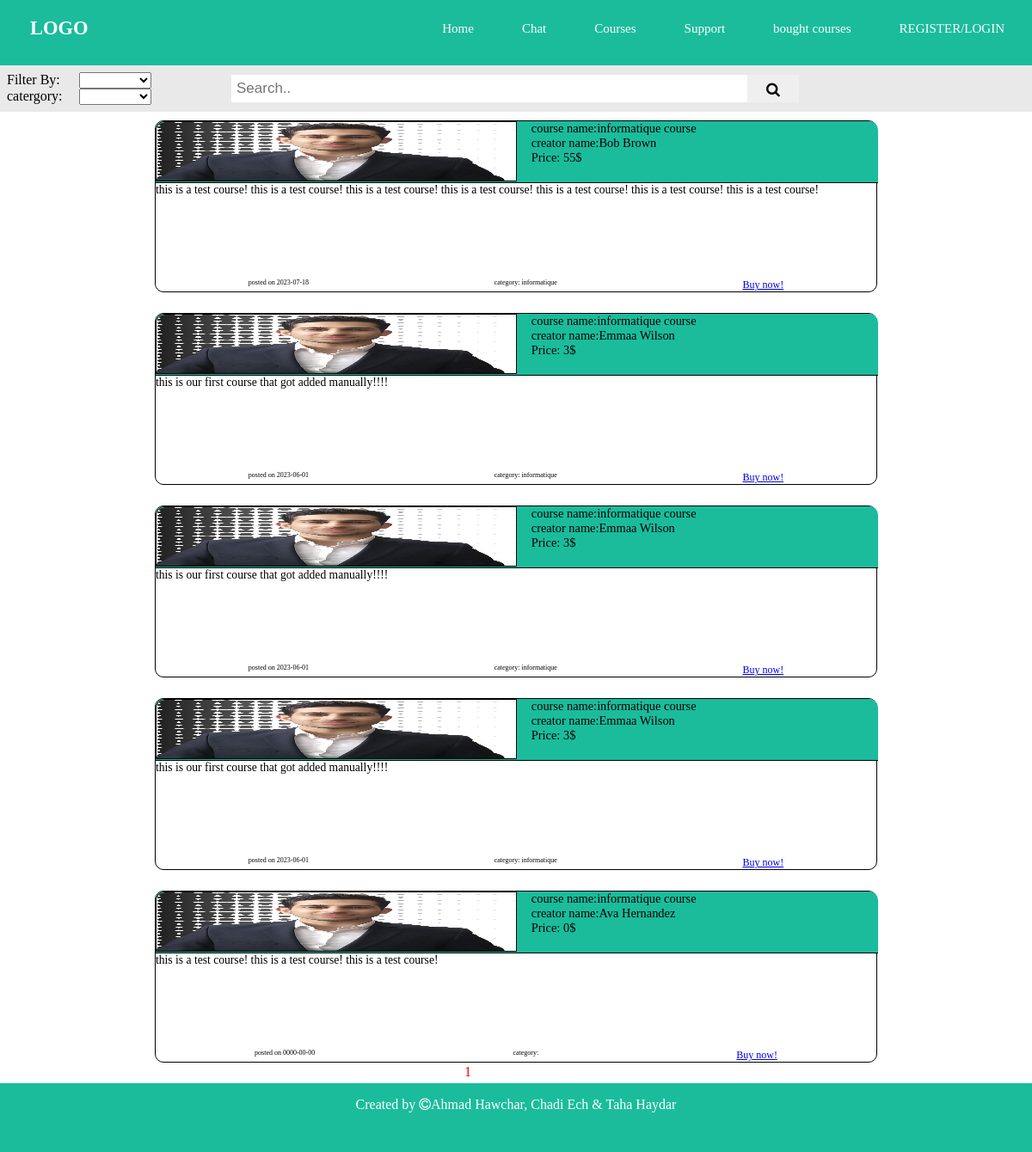
Screenshot of /course-search.php with the database file from the repository.
### tables this page shows
CREATE TABLE `course` (
  `id` int(5) NOT NULL,
  `Id_t` int(11) NOT NULL,
  `thumbnail` varchar(50) NOT NULL,
  `name` varchar(30) NOT NULL,
  `Description` varchar(300) NOT NULL,
  `category` varchar(30) NOT NULL,
  `Date` date NOT NULL,
  `price` int(4) NOT NULL,
  `videos` varchar(500) NOT NULL,
  `num_videos` int(2) NOT NULL
);

CREATE TABLE `user` (
  `id` int(11) NOT NULL,
  `username` varchar(30) NOT NULL,
  `password` varchar(40) NOT NULL,
  `Fname` varchar(50) NOT NULL,
  `Lname` varchar(50) NOT NULL,
  `Date_Of_Birth` date NOT NULL,
  `gender` varchar(30) NOT NULL,
  `Role_Id` int(11) NOT NULL,
  `profile_pic` varchar(20) NOT NULL
);

### course-search.php (the view, shortened to what this page needs)
<html lang="en">
<head>
    <link rel="stylesheet" href="course-search.css" />
    <link rel="stylesheet" href="https://cdnjs.cloudflare.com/ajax/libs/font-awesome/4.7.0/css/font-awesome.min.css" />
</head>
<body <?php if (isset($_GET['cat'])) {
    echo "onload='fill()'";
} ?>>
<header>
      <nav>
      <div class="logo">
      <h1 >LOGO</h1>
    </div>
        <ul id="nav-bar">
          <li>
            <a href="homepage.php">Home</a>
          </li>
          <li>
            <a href="recentChat.php">Chat</a>
          </li>
          <li>
            <a href="course-search.php">Courses</a>
          </li>
          <li>
            <a href="chat.php?receiver-id=1">Support</a>
          </li>
           <?php
          if(isset($_SESSION['role'])&&$_SESSION['role']==1){
            echo'<li><a href="myads.php">My ads</a></li>';
            echo'<li><a href="mycourses.php">My courses</a></li>';
}
else{
  echo'<li><a href="bought.php">bought courses</a></li>';
}
          ?>
          <?php
        if (isset($_SESSION["isloggedin"])) {
          if ($_SESSION["isloggedin"] == "true") {
            $id=$_SESSION['id'];
            echo "<li>";
            echo "<a href='profile.php?id=$id'><i class='fa fa-user' aria-hidden='false'></i></a>";
            echo "  </li>";
          } else {
            echo "<li> <a href='Register.php'> REGISTER/LOGIN</a></li>";
          }
        } else {
          echo "<li> <a href='Register.php'> REGISTER/LOGIN</a></li>";
        }
        ?>
        </ul>
      </nav>
    </header>
    <nav style='background-color:#e9e9e9;'>
        <form method="get" action="course-search.php">
            <div class="category-filter">
                <div class="even"><label class="lab1">Filter By:</label>
                    <select name="filter" id="filter" class="select1">
                        <option></option>
                        <option value="date asc">date(low to high)</option>
                    </select>
                </div>
                <div class="even"><label class="lab2">catergory:</label>
                    <select id="cat" name="cat" class="select2">
                        <option></option>
                        <option>informatique</option>
                    </select>
                </div>
            </div>
            <div class="search">
                <div class="search-container icone">
                    <input type="text" placeholder="Search.." id="searchcontent" name="search-content" />
                    <button type="submit"><i class="fa fa-search"></i></button>
                </div>
            </div>
        </form>
    </nav>
    <section class="columns">
        <?php
        require_once("connection.php");
        if (isset($_GET["cat"]) && $_GET["cat"] != "") {
            $cat = $_GET["cat"];
        } else {
            $cat = false;
        }
        if (isset($_GET["search-content"]) && $_GET["search-content"] != "") {
            $search = $_GET["search-content"];
        } else {
            $search = "*";
        }
        if (isset($_GET["filter"]) && $_GET["filter"] != "") {
            $filter = $_GET["filter"];
            if ($filter == "male" || $filter == "female") {
                $gender = $filter;
                $filter = "DATE DESC";
            } else {
                $gender = '';
            }
        } else {
            $filter = "DATE DESC";
            $gender = '';
        }
        if ($search != "*") {
            $search = explode(" ", $search);
            if (count($search) >= 2) {
                $Fname = $search[0];
                $Lname = $search[1];
                $search = true;
            } else if (count($search) == 1) {
                $Fname = $search[0];
                $Lname = $search[0];
                $search = true;
            }
        } else {
            $search = false;
            $Fname = "";
            $Lname = "";
        }
        if ($search) {
            $query = "SELECT * FROM course
            WHERE id_t IN (SELECT id FROM user WHERE ((Fname LIKE '%$Fname%' OR Lname LIKE '%$Lname%') AND gender LIKE'$gender%') AND category LIKE '%$cat%') AND id NOT IN(SELECT id FROM featured)
            ORDER BY $filter;";
        } else {
            if ($gender == '') {
                $query = "SELECT * FROM course
                    WHERE category LIKE'%$cat%' AND id NOT IN(SELECT id FROM featured)  ORDER BY $filter  ;";
            } else {
                $query = "SELECT * FROM course
            WHERE category LIKE'%$cat%' AND id_t IN (SELECT id FROM user WHERE gender LIKE'$gender%') AND id NOT IN(SELECT id FROM featured) ORDER BY $filter  ;";
                ;
            }
        }
        $query1 = "SELECT * FROM course
    WHERE id IN (SELECT id FROM featured) AND category LIKE '%$cat%';";
        $result = mysqli_query($con, $query);
        if ($result) {
            $rows = mysqli_num_rows($result);
            $featured = mysqli_query($con, $query1);
            $frows = mysqli_num_rows($featured);
            if (isset($_GET["page"])) {
                $nbrpage = $_GET["page"];
            } else {
                $nbrpage = 1;
            }
            if ($nbrpage == 1) {
                for ($i = 0; $i < (15 - $frows) && $i < $rows; $i++) {
                    $row = mysqli_fetch_assoc($result);
                    $query = "select * from user where id='$row[Id_t]' ";
                    $teacher = mysqli_query($con, $query);
                    if ($teacher) {
                        $teacher = mysqli_fetch_assoc($teacher);
                        echo "<table><tr><td><div class='post'> ";
                        echo "<div class='row1-container'><span class='row1'><div class='picture'> <img src='$row[thumbnail]' alt='$row[thumbnail]' > </div>";
                        echo "<div class='names'> course name:$row[name] <br> creator name:$teacher[Fname] $teacher[Lname] <br> Price: $row[price]$</div></span></div>";
                        echo "<div class='desc'> $row[Description] </div>";
                        echo "<span class='row3'><div class='date'> posted on $row[Date] </div>";
                        echo "<div class='category'> category: $row[category] </div>";
                        echo "<div class='chatbutton'><a  href='showcourse.php?course_id=$row[id]'> Buy now! </a></div></span></div></div></td>";
                        if (isset($_SESSION['id'])) {
                            $favorited = $row['id'];
                            $favoritedid = $_SESSION['id'];
                            $reviewquery = "SELECT * FROM review_courses where course_id=$favorited and student_id=$favoritedid  ";
                            $reviewres = mysqli_query($con, $reviewquery);
                            if (mysqli_num_rows($reviewres) > 0) {
                                $reviewres = mysqli_fetch_assoc($reviewres);
                                if ($reviewres['rating'] == 'up') {
                                    echo "<td class='fav'><div class='rating-button'> <a href='Course-review.php?review=up&page=$nbrpage&nbrpost=$i&postid=$row[id]&filter=$filter&cat=$cat&search-content=$search'><div class='upped'><img src='arrow-up-solid.svg' /></div></a><br><br><a href='Course-review.php?review=down&page=$nbrpage&nbrpost=$i&postid=$row[id]&filter=$filter&cat=$cat&search-content=$search'><img src='arrow-down-solid.svg' /></a></div></td></tr></table> ";
                                } else {
                                    echo "<td class='fav'><div class='rating-button'> <a href='Course-review.php?review=up&page=$nbrpage&nbrpost=$i&postid=$row[id]&filter=$filter&cat=$cat&search-content=$search'><img src='arrow-up-solid.svg' /></a><br><br><a href='Course-review.php?review=down&page=$nbrpage&nbrpost=$i&postid=$row[id]&filter=$filter&cat=$cat&search-content=$search'><div class='downed'><img src='arrow-down-solid.svg' /></div></a></div></td></tr></table> ";
                                }
                            } else {
                                echo "<td class='fav'><div class='rating-button'> <a href='Course-review.php?review=up&page=$nbrpage&nbrpost=$i&postid=$row[id]&filter=$filter&cat=$cat&search-content=$search'><img src='arrow-up-solid.svg' /></a><br><br><a href='Course-review.php?review=down&page=$nbrpage&nbrpost=$i&postid=$row[id]&filter=$filter&cat=$cat&search-content=$search'><img src='arrow-down-solid.svg' /></a></div></td></tr></table> ";
                            }
                        } else {
                            echo "</td></tr></table>";
                        }
                    }
                }
            }
        }
        ?>
    </section>
    <section class="pages">
        <?php
        $nbrpages = $rows / 15;
        $nbrpages = (int) $nbrpages;
        for ($i = 0; $i <= $nbrpages; $i++) {
            $j = $i + 1;
            if ($i == $nbrpage - 1) {
                echo "<div >";
                echo "<a  class='selectd' href='course-search.php?filter=$filter&cat=$cat&search-content=$search&page=$j'> $j &nbsp </a>";
                echo "</div>";
            } else {
                echo "<div >";
                echo "<a  class='notselected'href='course-search.php?filter=$filter&cat=$cat&search-content=$search&page=$j'> $j &nbsp </a>";
                echo "</div>";
            }
        }
        ?>
    </section>
    <div class="footer">
        <footer>
            <p>
                Created by <i class="fa fa-copyright"></i>Ahmad Hawchar, Chadi Ech &
                Taha Haydar
            </p>
        </footer>
    </div>
</body>

### course-search.css (style rules this page uses)
body { min-height: 100vh; padding: 0; margin: 0; position:relative; display: flex; flex-direction: column; }
* { padding: 0; margin: 0; box-sizing: border-box; }
.search { overflow: hidden; background-color: #e9e9e9; margin-left: 90px; }
header { width: 100%; background-color: #1abc9c; padding: 20px; font-size: 15px; }
nav { display: flex; justify-content: space-between; align-items: center; margin-bottom: 10px; }
nav ul { list-style: none; display: flex; gap: 2rem; }
nav a { text-decoration: none; }
.logo { list-style-type: none; margin: 0; padding-left: 15px; overflow: hidden; color: white; }
nav ul a { color: #ffffff; text-decoration: none; border-radius: 25px; padding: 12px; }
.footer { margin-top: auto; background-color: #1abc9c; color: white; text-align: center; padding: 16px; }
.search-container { padding: 0; margin: 0; }
.search .search-container { float: right; text-align: center; }
.icone { display: grid; grid-template-columns: 1fr 0.1fr; }
.search input[type="text"] { padding: 6px; font-size: 17px; border: none; }
.search { display: flex; justify-content: center; align-items: center; }
.search-container button { padding: 6px 10px; font-size: 17px; border: none; cursor: pointer; }
input { text-align: justify; width: 50vw; }
.columns { display: flex; flex-direction: column; }
form { display: flex; justify-content: center; background-color: #e9e9e9; padding: 8px; }
.category-filter { display: flex; flex-direction: column; padding-right: 3px; }
.even { display: grid; grid-template-rows: 1fr; grid-template-columns: repeat(2, 1fr); }
select { width: 7vw; }
section { display: flex; justify-content: center; align-items: center; }
.post { position: relative; border: black solid 1px; border-radius: 10px; width: 35vw; height: 43vh; margin-bottom: 3vh; font-size: 3.5vh; margin-right: 0px; padding-right: 0px; }
.picture { position: absolute; border-top-left-radius: 10px; border: black solid 1px; height: 99%; width: 50%; }
img { position: absolute; height: 100%; width: 100%; border-top-left-radius: 10px; background-color: white; }
.row3 { position: absolute; bottom: 0px; width: 100%; display: flex; justify-content: space-around; }
.row1-container { position: absolute; }
.row1 { position: relative; height: 15vh; width: 35vw; background-color: #1abc9c; display: flex; flex-direction: row; border-bottom: 1px solid black; border-top-right-radius: 10px; border-top-left-radius: 10px; }
.names { left: 52%; position: absolute; font-size: 1.2vw; }
.desc { position: absolute; top: 15vh; text-align: justify; padding-bottom: 10px; font-size: 2.7vh; }
.chatbutton { font-size: 1vw; }
.date { font-size: 1vw; }
.category { font-size: 1vw; }
.footer { width: 100%; margin-top: auto; background-color: #1abc9c; color: white; text-align: center; height: 10vh; }
.pages { position: absolute; bottom: 10.5vh; left: 45%; display: flex; flex-direction: row; justify-content: center; }
table { border-collapse: collapse; }
.selectd { color: red; text-decoration: none; }
@media (min-height: 750px) { .post { width: 70vw; height: 25vh; font-size: 1.7vh; } }
@media (min-height: 750px) { .desc { font-size: 1.7vh; top: 9vh; } }
@media (min-height: 750px) { .date { font-size: 1vh; } }
@media (min-height: 750px) { .category { font-size: 1vh; } }
@media (min-height: 750px) { .row1 { width: 70vw; height: 9vh; } }
@media (min-height: 750px) { img { position: absolute; height: 100%; width: 100%; border-top-left-radius: 10px; background-color: white; } }

### rows the page displays
course: thumbnail (picture), name "informatique course", Id_t.Fname "Bob", Id_t.Lname "Brown", price "55", Description "this is a test course! this is a test course! this is a test course! this is a test course! this is a test course! this is a test course! this is a test course!", Date "2023-07-18", category "informatique"
course: thumbnail (picture), name "informatique course", Id_t.Fname "Emmaa", Id_t.Lname "Wilson", price "3", Description "this is our first course that got added manually!!!!", Date "2023-06-01", category "informatique"
course: thumbnail (picture), name "informatique course", Id_t.Fname "Emmaa", Id_t.Lname "Wilson", price "3", Description "this is our first course that got added manually!!!!", Date "2023-06-01", category "informatique"
course: thumbnail (picture), name "informatique course", Id_t.Fname "Emmaa", Id_t.Lname "Wilson", price "3", Description "this is our first course that got added manually!!!!", Date "2023-06-01", category "informatique"
course: thumbnail (picture), name "informatique course", Id_t.Fname "Ava", Id_t.Lname "Hernandez", price "0", Description "this is a test course! this is a test course! this is a test course!", Date "0000-00-00"

### other values shown
$j "1"
